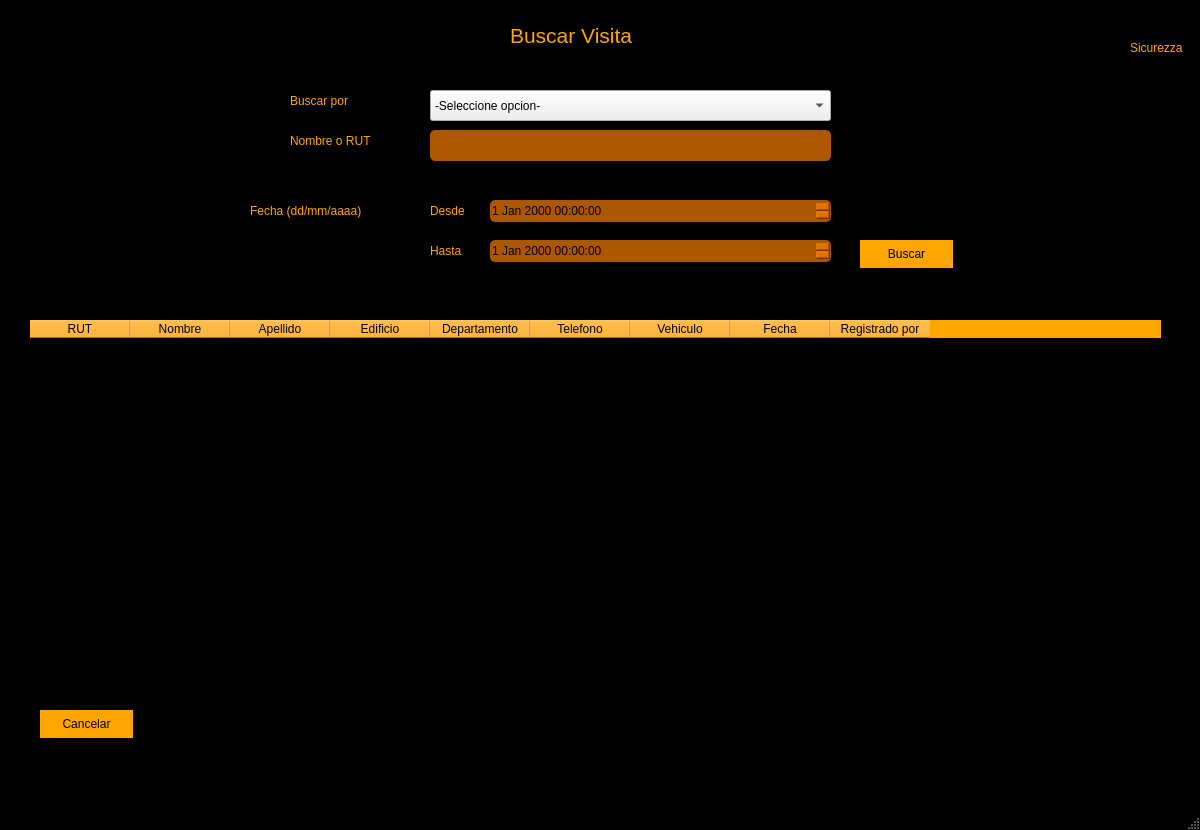
<?xml version="1.0" encoding="UTF-8"?>
<ui version="4.0">
 <class>MainBuscarV</class>
 <widget class="QMainWindow" name="MainBuscarV">
  <property name="geometry">
   <rect>
    <x>0</x>
    <y>0</y>
    <width>1200</width>
    <height>830</height>
   </rect>
  </property>
  <property name="windowTitle">
   <string>MainWindow</string>
  </property>
  <property name="styleSheet">
   <string notr="true">QMainWindow{
background:black;
}

QLabel{
color:orange;
}
QLineEdit{
border:0;
border-radius: 5px;
background: rgba(248,124,0,0.7);
padding:8px;
font-size:14;
color:white;
}
QTableWidget{
border:0;
color:white;
background:transparent;
}
QTableWidget::item{
	border:1px solid orange;
}
QHeaderView,QHeaderView::section{
background-color:orange;
}

QPushButton{
background:orange;
border-radius:15px;
}
QPushButton:hover{
background:rgb(245,124,0);
}
QDateTimeEdit{
background:rgba(245,124,0,0.7);
border-radius:5px;
}
</string>
  </property>
  <widget class="QWidget" name="centralwidget">
   <widget class="QLabel" name="label">
    <property name="geometry">
     <rect>
      <x>290</x>
      <y>130</y>
      <width>101</width>
      <height>21</height>
     </rect>
    </property>
    <property name="font">
     <font>
      <pointsize>9</pointsize>
     </font>
    </property>
    <property name="text">
     <string>Nombre o RUT</string>
    </property>
   </widget>
   <widget class="QLineEdit" name="txtBuscar">
    <property name="geometry">
     <rect>
      <x>430</x>
      <y>130</y>
      <width>401</width>
      <height>31</height>
     </rect>
    </property>
    <property name="styleSheet">
     <string notr="true"/>
    </property>
   </widget>
   <widget class="QPushButton" name="btnBuscarVisita">
    <property name="geometry">
     <rect>
      <x>860</x>
      <y>240</y>
      <width>93</width>
      <height>28</height>
     </rect>
    </property>
    <property name="text">
     <string>Buscar</string>
    </property>
   </widget>
   <widget class="QTableWidget" name="tableVisitas">
    <property name="geometry">
     <rect>
      <x>30</x>
      <y>320</y>
      <width>1131</width>
      <height>311</height>
     </rect>
    </property>
    <property name="editTriggers">
     <set>QAbstractItemView::NoEditTriggers</set>
    </property>
    <attribute name="verticalHeaderVisible">
     <bool>false</bool>
    </attribute>
    <column>
     <property name="text">
      <string>RUT</string>
     </property>
    </column>
    <column>
     <property name="text">
      <string>Nombre</string>
     </property>
    </column>
    <column>
     <property name="text">
      <string>Apellido</string>
     </property>
    </column>
    <column>
     <property name="text">
      <string>Edificio</string>
     </property>
    </column>
    <column>
     <property name="text">
      <string>Departamento</string>
     </property>
    </column>
    <column>
     <property name="text">
      <string>Telefono</string>
     </property>
    </column>
    <column>
     <property name="text">
      <string>Vehiculo</string>
     </property>
    </column>
    <column>
     <property name="text">
      <string>Fecha</string>
     </property>
    </column>
    <column>
     <property name="text">
      <string>Registrado por</string>
     </property>
    </column>
   </widget>
   <widget class="QLabel" name="label_2">
    <property name="geometry">
     <rect>
      <x>510</x>
      <y>20</y>
      <width>151</width>
      <height>31</height>
     </rect>
    </property>
    <property name="font">
     <font>
      <pointsize>16</pointsize>
     </font>
    </property>
    <property name="text">
     <string>Buscar Visita</string>
    </property>
   </widget>
   <widget class="QLabel" name="label_3">
    <property name="geometry">
     <rect>
      <x>250</x>
      <y>200</y>
      <width>151</width>
      <height>21</height>
     </rect>
    </property>
    <property name="font">
     <font>
      <pointsize>9</pointsize>
     </font>
    </property>
    <property name="text">
     <string>Fecha (dd/mm/aaaa)</string>
    </property>
   </widget>
   <widget class="QDateTimeEdit" name="fecha1">
    <property name="geometry">
     <rect>
      <x>490</x>
      <y>200</y>
      <width>341</width>
      <height>22</height>
     </rect>
    </property>
   </widget>
   <widget class="QLabel" name="label_4">
    <property name="geometry">
     <rect>
      <x>430</x>
      <y>200</y>
      <width>51</width>
      <height>21</height>
     </rect>
    </property>
    <property name="font">
     <font>
      <pointsize>9</pointsize>
     </font>
    </property>
    <property name="text">
     <string>Desde</string>
    </property>
   </widget>
   <widget class="QLabel" name="label_5">
    <property name="geometry">
     <rect>
      <x>430</x>
      <y>240</y>
      <width>51</width>
      <height>21</height>
     </rect>
    </property>
    <property name="font">
     <font>
      <pointsize>9</pointsize>
     </font>
    </property>
    <property name="text">
     <string>Hasta</string>
    </property>
   </widget>
   <widget class="QDateTimeEdit" name="fecha2">
    <property name="geometry">
     <rect>
      <x>490</x>
      <y>240</y>
      <width>341</width>
      <height>22</height>
     </rect>
    </property>
   </widget>
   <widget class="QPushButton" name="btnCancelar">
    <property name="geometry">
     <rect>
      <x>40</x>
      <y>710</y>
      <width>93</width>
      <height>28</height>
     </rect>
    </property>
    <property name="text">
     <string>Cancelar</string>
    </property>
   </widget>
   <widget class="QLabel" name="label_6">
    <property name="geometry">
     <rect>
      <x>0</x>
      <y>0</y>
      <width>1251</width>
      <height>791</height>
     </rect>
    </property>
    <property name="text">
     <string/>
    </property>
    <property name="pixmap">
     <pixmap>fondo.jpg</pixmap>
    </property>
   </widget>
   <widget class="QLabel" name="label_7">
    <property name="geometry">
     <rect>
      <x>1130</x>
      <y>10</y>
      <width>61</width>
      <height>31</height>
     </rect>
    </property>
    <property name="text">
     <string/>
    </property>
    <property name="pixmap">
     <pixmap>logo.png</pixmap>
    </property>
   </widget>
   <widget class="QLabel" name="label_8">
    <property name="geometry">
     <rect>
      <x>1130</x>
      <y>40</y>
      <width>55</width>
      <height>16</height>
     </rect>
    </property>
    <property name="text">
     <string>Sicurezza</string>
    </property>
   </widget>
   <widget class="QLabel" name="label_9">
    <property name="geometry">
     <rect>
      <x>290</x>
      <y>90</y>
      <width>101</width>
      <height>21</height>
     </rect>
    </property>
    <property name="font">
     <font>
      <pointsize>9</pointsize>
     </font>
    </property>
    <property name="text">
     <string>Buscar por</string>
    </property>
   </widget>
   <widget class="QComboBox" name="cboBuscarV">
    <property name="geometry">
     <rect>
      <x>430</x>
      <y>90</y>
      <width>401</width>
      <height>31</height>
     </rect>
    </property>
    <item>
     <property name="text">
      <string>-Seleccione opcion-</string>
     </property>
    </item>
    <item>
     <property name="text">
      <string>RUT</string>
     </property>
    </item>
    <item>
     <property name="text">
      <string>Fecha</string>
     </property>
    </item>
    <item>
     <property name="text">
      <string>RUT y fecha</string>
     </property>
    </item>
   </widget>
   <zorder>label_6</zorder>
   <zorder>label</zorder>
   <zorder>txtBuscar</zorder>
   <zorder>btnBuscarVisita</zorder>
   <zorder>tableVisitas</zorder>
   <zorder>label_2</zorder>
   <zorder>label_3</zorder>
   <zorder>fecha1</zorder>
   <zorder>label_4</zorder>
   <zorder>label_5</zorder>
   <zorder>fecha2</zorder>
   <zorder>btnCancelar</zorder>
   <zorder>label_7</zorder>
   <zorder>label_8</zorder>
   <zorder>label_9</zorder>
   <zorder>cboBuscarV</zorder>
  </widget>
  <widget class="QMenuBar" name="menubar">
   <property name="geometry">
    <rect>
     <x>0</x>
     <y>0</y>
     <width>1200</width>
     <height>26</height>
    </rect>
   </property>
  </widget>
  <widget class="QStatusBar" name="statusbar"/>
 </widget>
 <resources/>
 <connections/>
</ui>
